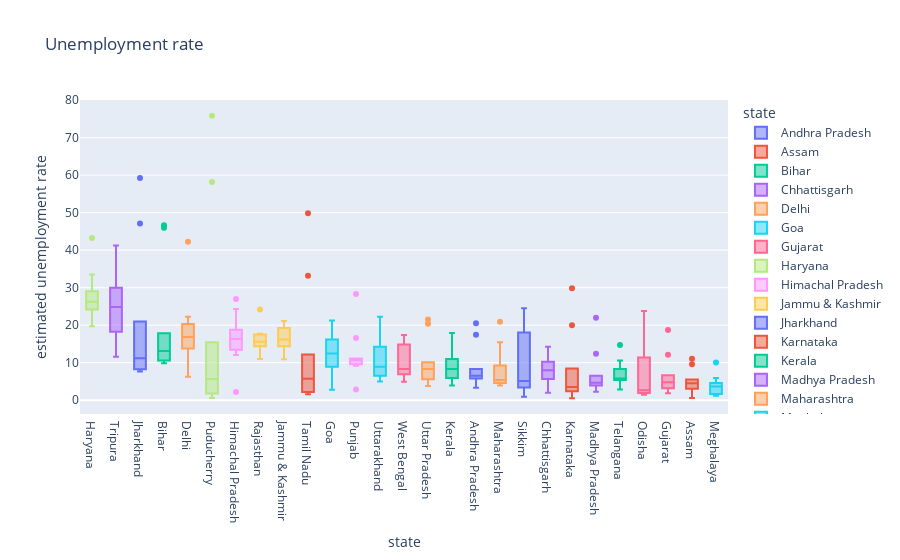

The code cell stored with this chart in its notebook:
### Code cell
fig = px.box(data_frame=df,x='state',y='estimated unemployment rate',color='state',title='Unemployment rate')
fig.update_layout(xaxis={'categoryorder':'total descending'})
fig.show()

### Figure 1 — Plotly figure (JSON) as saved in the notebook; plotly's stock layout.template omitted (floating-point values rounded to 4 significant figures)
{"data": [{"alignmentgroup": "True", "hovertemplate": "state=%{x}<br>estimated unemployment rate=%{y}<extra></extra>", "legendgroup": "Andhra Pradesh", "marker": {"color": "#636efa"}, "name": "Andhra Pradesh", "notched": false, "offsetgroup": "Andhra Pradesh", "orientation": "v", "showlegend": true, "type": "box", "x": ["Andhra Pradesh", "Andhra Pradesh", "Andhra Pradesh", "Andhra Pradesh", "Andhra Pradesh", "Andhra Pradesh", "Andhra Pradesh", "Andhra Pradesh", "Andhra Pradesh", "Andhra Pradesh"], "x0": " ", "xaxis": "x", "y": [5.48, 5.83, 5.79, 20.51, 17.43, 3.31, 8.34, 6.96, 6.4, 6.59], "y0": " ", "yaxis": "y"}, {"alignmentgroup": "True", "hovertemplate": "state=%{x}<br>estimated unemployment rate=%{y}<extra></extra>", "legendgroup": "Assam", "marker": {"color": "#EF553B"}, "name": "Assam", "notched": false, "offsetgroup": "Assam", "orientation": "v", "showlegend": true, "type": "box", "x": ["Assam", "Assam", "Assam", "Assam", "Assam", "Assam", "Assam", "Assam", "Assam", "Assam"], "x0": " ", "xaxis": "x", "y": [4.66, 4.41, 4.77, 11.06, 9.55, 0.6, 3.77, 5.53, 1.19, 3.02], "y0": " ", "yaxis": "y"}, {"alignmentgroup": "True", "hovertemplate": "state=%{x}<br>estimated unemployment rate=%{y}<extra></extra>", "legendgroup": "Bihar", "marker": {"color": "#00cc96"}, "name": "Bihar", "notched": false, "offsetgroup": "Bihar", "orientation": "v", "showlegend": true, "type": "box", "x": ["Bihar", "Bihar", "Bihar", "Bihar", "Bihar", "Bihar", "Bihar", "Bihar", "Bihar", "Bihar"], "x0": " ", "xaxis": "x", "y": [10.61, 10.29, 15.43, 46.64, 45.96, 17.82, 12.79, 13.44, 11.91, 9.82], "y0": " ", "yaxis": "y"}, {"alignmentgroup": "True", "hovertemplate": "state=%{x}<br>estimated unemployment rate=%{y}<extra></extra>", "legendgroup": "Chhattisgarh", "marker": {"color": "#ab63fa"}, "name": "Chhattisgarh", "notched": false, "offsetgroup": "Chhattisgarh", "orientation": "v", "showlegend": true, "type": "box", "x": ["Chhattisgarh", "Chhattisgarh", "Chhattisgarh", "Chhattisgarh", "Chhattisgarh", "Chhattisgarh", "Chhattisgarh", "Chhattisgarh", "Chhattisgarh", "Chhattisgarh"], "x0": " ", "xaxis": "x", "y": [9.65, 8.38, 7.54, 3.41, 10.5, 14.23, 10.27, 5.63, 1.96, 6.62], "y0": " ", "yaxis": "y"}, {"alignmentgroup": "True", "hovertemplate": "state=%{x}<br>estimated unemployment rate=%{y}<extra></extra>", "legendgroup": "Delhi", "marker": {"color": "#FFA15A"}, "name": "Delhi", "notched": false, "offsetgroup": "Delhi", "orientation": "v", "showlegend": true, "type": "box", "x": ["Delhi", "Delhi", "Delhi", "Delhi", "Delhi", "Delhi", "Delhi", "Delhi", "Delhi", "Delhi"], "x0": " ", "xaxis": "x", "y": [22.23, 14.84, 17.04, 16.68, 42.27, 18.19, 20.3, 13.79, 12.53, 6.27], "y0": " ", "yaxis": "y"}, {"alignmentgroup": "True", "hovertemplate": "state=%{x}<br>estimated unemployment rate=%{y}<extra></extra>", "legendgroup": "Goa", "marker": {"color": "#19d3f3"}, "name": "Goa", "notched": false, "offsetgroup": "Goa", "orientation": "v", "showlegend": true, "type": "box", "x": ["Goa", "Goa", "Goa", "Goa", "Goa", "Goa", "Goa", "Goa", "Goa", "Goa"], "x0": " ", "xaxis": "x", "y": [8.89, 2.81, 5.25, 13.31, 21.25, 9.96, 17.07, 16.21, 15.38, 11.54], "y0": " ", "yaxis": "y"}, {"alignmentgroup": "True", "hovertemplate": "state=%{x}<br>estimated unemployment rate=%{y}<extra></extra>", "legendgroup": "Gujarat", "marker": {"color": "#FF6692"}, "name": "Gujarat", "notched": false, "offsetgroup": "Gujarat", "orientation": "v", "showlegend": true, "type": "box", "x": ["Gujarat", "Gujarat", "Gujarat", "Gujarat", "Gujarat", "Gujarat", "Gujarat", "Gujarat", "Gujarat", "Gujarat"], "x0": " ", "xaxis": "x", "y": [5.54, 6.38, 6.66, 18.71, 12.11, 3.2, 1.84, 1.87, 3.42, 4.03], "y0": " ", "yaxis": "y"}, {"alignmentgroup": "True", "hovertemplate": "state=%{x}<br>estimated unemployment rate=%{y}<extra></extra>", "legendgroup": "Haryana", "marker": {"color": "#B6E880"}, "name": "Haryana", "notched": false, "offsetgroup": "Haryana", "orientation": "v", "showlegend": true, "type": "box", "x": ["Haryana", "Haryana", "Haryana", "Haryana", "Haryana", "Haryana", "Haryana", "Haryana", "Haryana", "Haryana"], "x0": " ", "xaxis": "x", "y": [20.34, 25.77, 25.05, 43.22, 29.02, 26.7, 24.18, 33.5, 19.68, 27.31], "y0": " ", "yaxis": "y"}, {"alignmentgroup": "True", "hovertemplate": "state=%{x}<br>estimated unemployment rate=%{y}<extra></extra>", "legendgroup": "Himachal Pradesh", "marker": {"color": "#FF97FF"}, "name": "Himachal Pradesh", "notched": false, "offsetgroup": "Himachal Pradesh", "orientation": "v", "showlegend": true, "type": "box", "x": ["Himachal Pradesh", "Himachal Pradesh", "Himachal Pradesh", "Himachal Pradesh", "Himachal Pradesh", "Himachal Pradesh", "Himachal Pradesh", "Himachal Pradesh", "Himachal Pradesh", "Himachal Pradesh"], "x0": " ", "xaxis": "x", "y": [16.83, 16.84, 18.76, 2.2, 26.95, 13.47, 24.31, 15.79, 12.04, 13.46], "y0": " ", "yaxis": "y"}, {"alignmentgroup": "True", "hovertemplate": "state=%{x}<br>estimated unemployment rate=%{y}<extra></extra>", "legendgroup": "Jammu & Kashmir", "marker": {"color": "#FECB52"}, "name": "Jammu & Kashmir", "notched": false, "offsetgroup": "Jammu & Kashmir", "orientation": "v", "showlegend": true, "type": "box", "x": ["Jammu & Kashmir", "Jammu & Kashmir", "Jammu & Kashmir", "Jammu & Kashmir", "Jammu & Kashmir", "Jammu & Kashmir", "Jammu & Kashmir", "Jammu & Kashmir", "Jammu & Kashmir"], "x0": " ", "xaxis": "x", "y": [21.08, 20.78, 15.5, 18.74, 17.92, 10.88, 11.09, 16.17, 16.14], "y0": " ", "yaxis": "y"}, {"alignmentgroup": "True", "hovertemplate": "state=%{x}<br>estimated unemployment rate=%{y}<extra></extra>", "legendgroup": "Jharkhand", "marker": {"color": "#636efa"}, "name": "Jharkhand", "notched": false, "offsetgroup": "Jharkhand", "orientation": "v", "showlegend": true, "type": "box", "x": ["Jharkhand", "Jharkhand", "Jharkhand", "Jharkhand", "Jharkhand", "Jharkhand", "Jharkhand", "Jharkhand", "Jharkhand", "Jharkhand"], "x0": " ", "xaxis": "x", "y": [10.61, 11.85, 8.23, 47.09, 59.23, 20.95, 7.63, 9.76, 8.24, 11.8], "y0": " ", "yaxis": "y"}, {"alignmentgroup": "True", "hovertemplate": "state=%{x}<br>estimated unemployment rate=%{y}<extra></extra>", "legendgroup": "Karnataka", "marker": {"color": "#EF553B"}, "name": "Karnataka", "notched": false, "offsetgroup": "Karnataka", "orientation": "v", "showlegend": true, "type": "box", "x": ["Karnataka", "Karnataka", "Karnataka", "Karnataka", "Karnataka", "Karnataka", "Karnataka", "Karnataka", "Karnataka", "Karnataka"], "x0": " ", "xaxis": "x", "y": [2.86, 3.61, 3.46, 29.84, 19.97, 8.44, 4.01, 0.5, 2.41, 1.58], "y0": " ", "yaxis": "y"}, {"alignmentgroup": "True", "hovertemplate": "state=%{x}<br>estimated unemployment rate=%{y}<extra></extra>", "legendgroup": "Kerala", "marker": {"color": "#00cc96"}, "name": "Kerala", "notched": false, "offsetgroup": "Kerala", "orientation": "v", "showlegend": true, "type": "box", "x": ["Kerala", "Kerala", "Kerala", "Kerala", "Kerala", "Kerala", "Kerala", "Kerala", "Kerala", "Kerala"], "x0": " ", "xaxis": "x", "y": [5.31, 7.6, 8.99, 16.99, 17.88, 9.71, 7.09, 10.98, 5.91, 3.88], "y0": " ", "yaxis": "y"}, {"alignmentgroup": "True", "hovertemplate": "state=%{x}<br>estimated unemployment rate=%{y}<extra></extra>", "legendgroup": "Madhya Pradesh", "marker": {"color": "#ab63fa"}, "name": "Madhya Pradesh", "notched": false, "offsetgroup": "Madhya Pradesh", "orientation": "v", "showlegend": true, "type": "box", "x": ["Madhya Pradesh", "Madhya Pradesh", "Madhya Pradesh", "Madhya Pradesh", "Madhya Pradesh", "Madhya Pradesh", "Madhya Pradesh", "Madhya Pradesh", "Madhya Pradesh", "Madhya Pradesh"], "x0": " ", "xaxis": "x", "y": [4.11, 4.57, 2.22, 12.36, 21.98, 6.48, 5.08, 4.7, 3.91, 3.13], "y0": " ", "yaxis": "y"}, {"alignmentgroup": "True", "hovertemplate": "state=%{x}<br>estimated unemployment rate=%{y}<extra></extra>", "legendgroup": "Maharashtra", "marker": {"color": "#FFA15A"}, "name": "Maharashtra", "notched": false, "offsetgroup": "Maharashtra", "orientation": "v", "showlegend": true, "type": "box", "x": ["Maharashtra", "Maharashtra", "Maharashtra", "Maharashtra", "Maharashtra", "Maharashtra", "Maharashtra", "Maharashtra", "Maharashtra", "Maharashtra"], "x0": " ", "xaxis": "x", "y": [4.95, 4.69, 5.79, 20.9, 15.46, 9.23, 3.89, 6.23, 4.55, 4.1], "y0": " ", "yaxis": "y"}, {"alignmentgroup": "True", "hovertemplate": "state=%{x}<br>estimated unemployment rate=%{y}<extra></extra>", "legendgroup": "Meghalaya", "marker": {"color": "#19d3f3"}, "name": "Meghalaya", "notched": false, "offsetgroup": "Meghalaya", "orientation": "v", "showlegend": true, "type": "box", "x": ["Meghalaya", "Meghalaya", "Meghalaya", "Meghalaya", "Meghalaya", "Meghalaya", "Meghalaya", "Meghalaya", "Meghalaya", "Meghalaya"], "x0": " ", "xaxis": "x", "y": [1.66, 3.59, 1.58, 10.03, 5.92, 1.15, 2.1, 3.74, 4.29, 4.6], "y0": " ", "yaxis": "y"}, {"alignmentgroup": "True", "hovertemplate": "state=%{x}<br>estimated unemployment rate=%{y}<extra></extra>", "legendgroup": "Odisha", "marker": {"color": "#FF6692"}, "name": "Odisha", "notched": false, "offsetgroup": "Odisha", "orientation": "v", "showlegend": true, "type": "box", "x": ["Odisha", "Odisha", "Odisha", "Odisha", "Odisha", "Odisha", "Odisha", "Odisha", "Odisha", "Odisha"], "x0": " ", "xaxis": "x", "y": [1.9, 3.12, 13.08, 23.76, 11.41, 3.77, 1.88, 1.42, 2.1, 2.18], "y0": " ", "yaxis": "y"}, {"alignmentgroup": "True", "hovertemplate": "state=%{x}<br>estimated unemployment rate=%{y}<extra></extra>", "legendgroup": "Puducherry", "marker": {"color": "#B6E880"}, "name": "Puducherry", "notched": false, "offsetgroup": "Puducherry", "orientation": "v", "showlegend": true, "type": "box", "x": ["Puducherry", "Puducherry", "Puducherry", "Puducherry", "Puducherry", "Puducherry", "Puducherry", "Puducherry", "Puducherry", "Puducherry"], "x0": " ", "xaxis": "x", "y": [0.58, 1.76, 1.2, 75.85, 58.19, 4.24, 15.47, 5.05, 10.9, 6.18], "y0": " ", "yaxis": "y"}, {"alignmentgroup": "True", "hovertemplate": "state=%{x}<br>estimated unemployment rate=%{y}<extra></extra>", "legendgroup": "Punjab", "marker": {"color": "#FF97FF"}, "name": "Punjab", "notched": false, "offsetgroup": "Punjab", "orientation": "v", "showlegend": true, "type": "box", "x": ["Punjab", "Punjab", "Punjab", "Punjab", "Punjab", "Punjab", "Punjab", "Punjab", "Punjab", "Punjab"], "x0": " ", "xaxis": "x", "y": [11.11, 10.97, 10.32, 2.86, 28.33, 16.55, 9.19, 10.99, 9.61, 9.88], "y0": " ", "yaxis": "y"}, {"alignmentgroup": "True", "hovertemplate": "state=%{x}<br>estimated unemployment rate=%{y}<extra></extra>", "legendgroup": "Rajasthan", "marker": {"color": "#FECB52"}, "name": "Rajasthan", "notched": false, "offsetgroup": "Rajasthan", "orientation": "v", "showlegend": true, "type": "box", "x": ["Rajasthan", "Rajasthan", "Rajasthan", "Rajasthan", "Rajasthan", "Rajasthan", "Rajasthan", "Rajasthan", "Rajasthan", "Rajasthan"], "x0": " ", "xaxis": "x", "y": [10.97, 15.16, 11.9, 17.7, 15.74, 14.39, 15.81, 17.51, 15.35, 24.15], "y0": " ", "yaxis": "y"}, {"alignmentgroup": "True", "hovertemplate": "state=%{x}<br>estimated unemployment rate=%{y}<extra></extra>", "legendgroup": "Sikkim", "marker": {"color": "#636efa"}, "name": "Sikkim", "notched": false, "offsetgroup": "Sikkim", "orientation": "v", "showlegend": true, "type": "box", "x": ["Sikkim", "Sikkim", "Sikkim", "Sikkim", "Sikkim", "Sikkim", "Sikkim", "Sikkim"], "x0": " ", "xaxis": "x", "y": [23.57, 2.28, 24.51, 4.46, 4.45, 12.49, 5.7, 0.88], "y0": " ", "yaxis": "y"}, {"alignmentgroup": "True", "hovertemplate": "state=%{x}<br>estimated unemployment rate=%{y}<extra></extra>", "legendgroup": "Tamil Nadu", "marker": {"color": "#EF553B"}, "name": "Tamil Nadu", "notched": false, "offsetgroup": "Tamil Nadu", "orientation": "v", "showlegend": true, "type": "box", "x": ["Tamil Nadu", "Tamil Nadu", "Tamil Nadu", "Tamil Nadu", "Tamil Nadu", "Tamil Nadu", "Tamil Nadu", "Tamil Nadu", "Tamil Nadu", "Tamil Nadu"], "x0": " ", "xaxis": "x", "y": [1.57, 2.09, 6.4, 49.83, 33.16, 12.2, 6.81, 2.65, 5, 2.16], "y0": " ", "yaxis": "y"}, {"alignmentgroup": "True", "hovertemplate": "state=%{x}<br>estimated unemployment rate=%{y}<extra></extra>", "legendgroup": "Telangana", "marker": {"color": "#00cc96"}, "name": "Telangana", "notched": false, "offsetgroup": "Telangana", "orientation": "v", "showlegend": true, "type": "box", "x": ["Telangana", "Telangana", "Telangana", "Telangana", "Telangana", "Telangana", "Telangana", "Telangana", "Telangana", "Telangana"], "x0": " ", "xaxis": "x", "y": [5.49, 8.29, 5.77, 6.25, 14.7, 10.55, 5.36, 5.79, 3.27, 2.86], "y0": " ", "yaxis": "y"}, {"alignmentgroup": "True", "hovertemplate": "state=%{x}<br>estimated unemployment rate=%{y}<extra></extra>", "legendgroup": "Tripura", "marker": {"color": "#ab63fa"}, "name": "Tripura", "notched": false, "offsetgroup": "Tripura", "orientation": "v", "showlegend": true, "type": "box", "x": ["Tripura", "Tripura", "Tripura", "Tripura", "Tripura", "Tripura", "Tripura", "Tripura", "Tripura", "Tripura"], "x0": " ", "xaxis": "x", "y": [32.67, 28.4, 29.95, 41.23, 21.51, 21.71, 18.24, 27.92, 17.35, 11.57], "y0": " ", "yaxis": "y"}, {"alignmentgroup": "True", "hovertemplate": "state=%{x}<br>estimated unemployment rate=%{y}<extra></extra>", "legendgroup": "Uttar Pradesh", "marker": {"color": "#FFA15A"}, "name": "Uttar Pradesh", "notched": false, "offsetgroup": "Uttar Pradesh", "orientation": "v", "showlegend": true, "type": "box", "x": ["Uttar Pradesh", "Uttar Pradesh", "Uttar Pradesh", "Uttar Pradesh", "Uttar Pradesh", "Uttar Pradesh", "Uttar Pradesh", "Uttar Pradesh", "Uttar Pradesh", "Uttar Pradesh"], "x0": " ", "xaxis": "x", "y": [7.58, 8.98, 10.11, 21.54, 20.41, 9.47, 5.56, 5.79, 4.18, 3.75], "y0": " ", "yaxis": "y"}, {"alignmentgroup": "True", "hovertemplate": "state=%{x}<br>estimated unemployment rate=%{y}<extra></extra>", "legendgroup": "Uttarakhand", "marker": {"color": "#19d3f3"}, "name": "Uttarakhand", "notched": false, "offsetgroup": "Uttarakhand", "orientation": "v", "showlegend": true, "type": "box", "x": ["Uttarakhand", "Uttarakhand", "Uttarakhand", "Uttarakhand", "Uttarakhand", "Uttarakhand", "Uttarakhand", "Uttarakhand", "Uttarakhand", "Uttarakhand"], "x0": " ", "xaxis": "x", "y": [5.49, 4.99, 19.85, 6.48, 8.01, 8.61, 12.38, 14.26, 22.26, 9.23], "y0": " ", "yaxis": "y"}, {"alignmentgroup": "True", "hovertemplate": "state=%{x}<br>estimated unemployment rate=%{y}<extra></extra>", "legendgroup": "West Bengal", "marker": {"color": "#FF6692"}, "name": "West Bengal", "notched": false, "offsetgroup": "West Bengal", "orientation": "v", "showlegend": true, "type": "box", "x": ["West Bengal", "West Bengal", "West Bengal", "West Bengal", "West Bengal", "West Bengal", "West Bengal", "West Bengal", "West Bengal", "West Bengal"], "x0": " ", "xaxis": "x", "y": [6.94, 4.92, 6.92, 17.41, 17.41, 7.29, 6.83, 14.87, 9.35, 9.98], "y0": " ", "yaxis": "y"}], "layout": {"autosize": true, "boxmode": "overlay", "legend": {"title": {"text": "state"}, "tracegroupgap": 0}, "title": {"text": "Unemployment rate"}, "xaxis": {"anchor": "y", "autorange": true, "categoryarray": ["Andhra Pradesh", "Assam", "Bihar", "Chhattisgarh", "Delhi", "Goa", "Gujarat", "Haryana", "Himachal Pradesh", "Jammu & Kashmir", "Jharkhand", "Karnataka", "Kerala", "Madhya Pradesh", "Maharashtra", "Meghalaya", "Odisha", "Puducherry", "Punjab", "Rajasthan", "Sikkim", "Tamil Nadu", "Telangana", "Tripura", "Uttar Pradesh", "Uttarakhand", "West Bengal"], "categoryorder": "total descending", "domain": [0, 1], "range": [-0.5, 26.5], "title": {"text": "state"}, "type": "category"}, "yaxis": {"anchor": "x", "autorange": true, "domain": [0, 1], "range": [-3.686, 80.04], "title": {"text": "estimated unemployment rate"}, "type": "linear"}}}
